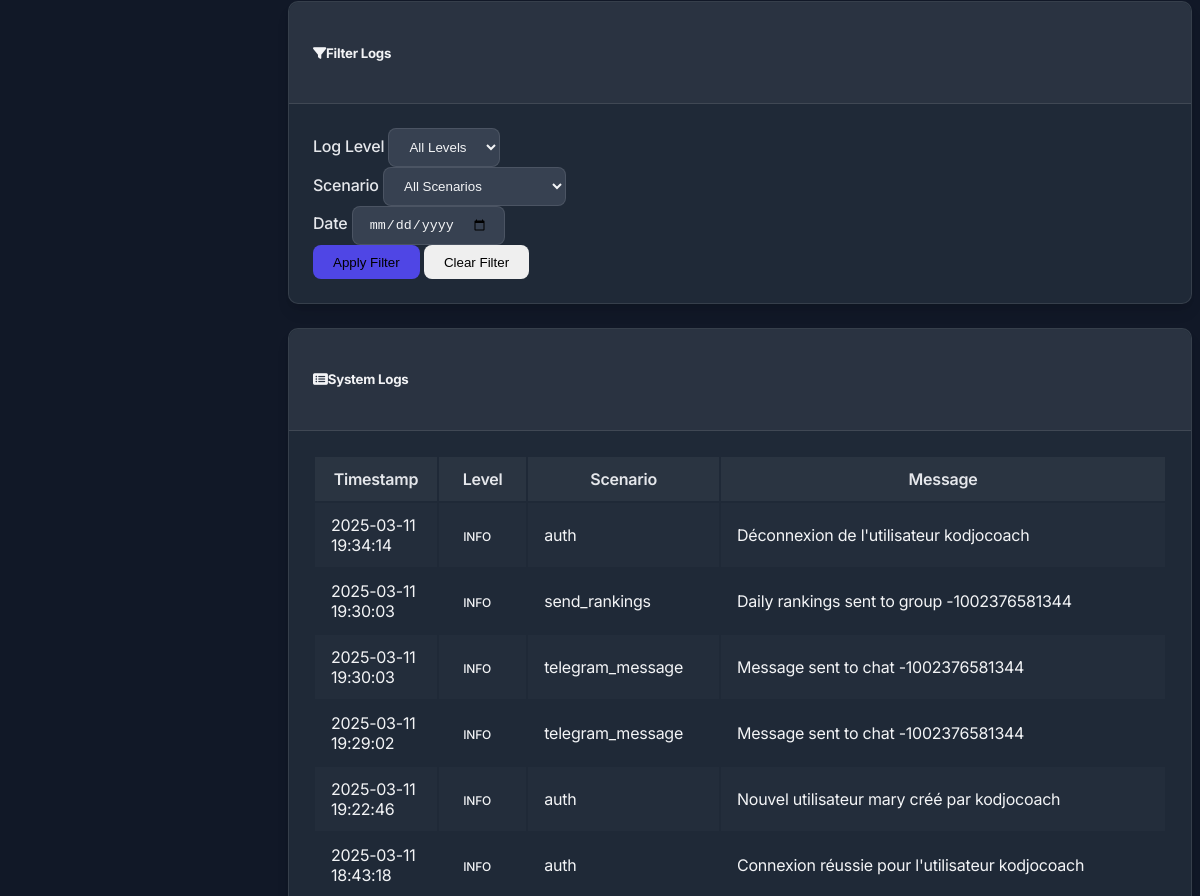
The page /logs (signed in, middle part) on the database as committed earlier.
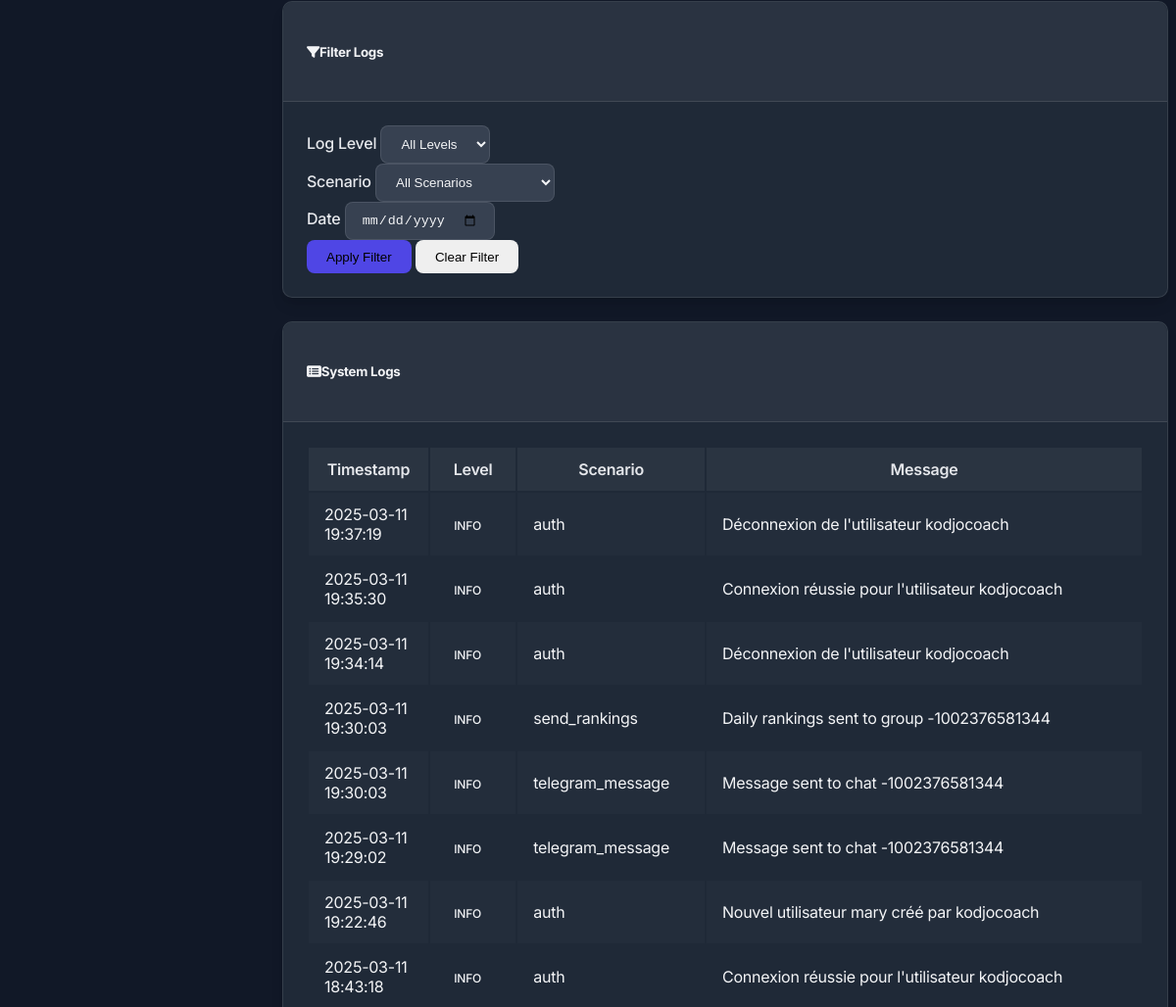
The same page on the database as committed later.
### models.py (models this page shows, shortened)
class Log(db.Model):
    id = db.Column(db.Integer, primary_key=True)
    level = db.Column(db.String(20), nullable=False)  # INFO, WARNING, ERROR
    scenario = db.Column(db.String(100), nullable=True)  # Which scenario the log is related to
    message = db.Column(db.Text, nullable=False)
    timestamp = db.Column(db.DateTime, default=datetime.utcnow)

### routes.py (the view)
    @app.route('/logs')
    @login_required
    def logs():
        all_logs = Log.query.order_by(Log.timestamp.desc()).all()
        return render_template('logs.html', logs=all_logs)

### app.py (called while the page is built)
@login_manager.user_loader
def load_user(user_id):
    from models import User
    return User.query.get(int(user_id))

### templates/logs.html (shortened to what this page needs)
{% extends 'layout.html' %}
{% block content %}
<div class="card mb-4">
    <div class="card-header bg-secondary text-white">
        <h5 class="mb-0"><i class="fas fa-filter me-2"></i>Filter Logs</h5>
    </div>
    <div class="card-body">
        <form id="filterForm" class="row g-3">
            <div class="col-md-4">
                <label for="level-filter" class="form-label">Log Level</label>
                <select id="level-filter" class="form-select">
                    <option value="all">All Levels</option>
                </select>
            </div>
            <div class="col-md-4">
                <label for="scenario-filter" class="form-label">Scenario</label>
                <select id="scenario-filter" class="form-select">
                    <option value="all">All Scenarios</option>
                </select>
            </div>
            <div class="col-md-4">
                <label for="date-filter" class="form-label">Date</label>
                <input type="date" id="date-filter" class="form-control">
            </div>
            <div class="col-12 text-end">
                <button type="button" id="apply-filter" class="btn btn-primary">Apply Filter</button>
                <button type="button" id="clear-filter" class="btn btn-secondary">Clear Filter</button>
            </div>
        </form>
    </div>
</div>
<div class="card">
    <div class="card-header bg-info text-white">
        <h5 class="mb-0"><i class="fas fa-list-alt me-2"></i>System Logs</h5>
    </div>
    <div class="card-body">
        {% if logs %}
        <div class="table-responsive">
            <table class="table table-striped table-hover" id="logs-table">
                <thead>
                    <tr>
                        <th>Timestamp</th>
                        <th>Level</th>
                        <th>Scenario</th>
                        <th>Message</th>
                    </tr>
                </thead>
                <tbody>
                    {% for log in logs %}
                    <tr class="log-row"
                        data-level="{{ log.level }}"
                        data-scenario="{{ log.scenario }}"
                        data-date="{{ log.timestamp.strftime('%Y-%m-%d') }}">
                        <td>{{ log.timestamp.strftime('%Y-%m-%d %H:%M:%S') }}</td>
                        <td>
                            {% if log.level == 'INFO' %}
                                <span class="badge bg-info text-dark">INFO</span>
                            {% elif log.level == 'WARNING' %}
                                <span class="badge bg-warning text-dark">WARNING</span>
                            {% elif log.level == 'ERROR' %}
                                <span class="badge bg-danger">ERROR</span>
                            {% endif %}
                        </td>
                        <td>{{ log.scenario or 'System' }}</td>
                        <td>{{ log.message }}</td>
                    </tr>
                    {% endfor %}
                </tbody>
            </table>
        </div>
        {% else %}
        <div class="alert alert-info">No logs available.</div>
        {% endif %}
    </div>
</div>
{% endblock %}

### templates/layout.html (shortened to what this page needs)
<!DOCTYPE html>
<html lang="en" data-bs-theme="dark">
<head>
    <link href="https://cdn.replit.com/agent/bootstrap-agent-dark-theme.min.css" rel="stylesheet">
    <link rel="stylesheet" href="https://cdnjs.cloudflare.com/ajax/libs/font-awesome/6.4.0/css/all.min.css">
    <link rel="stylesheet" href="{{ url_for('static', filename='css/custom.css') }}">
</head>
<body>
    <div class="d-flex flex-column min-vh-100">
        <div class="d-flex flex-grow-1">
            <main class="flex-grow-1 pt-4 pb-5 {% if current_user.is_authenticated %}content-with-sidebar{% endif %}">
                <div class="container-fluid px-4 pb-5">
                    {% block content %}{% endblock %}
                </div>
            </main>
        </div>
    </div>
</body>
</html>

### static/css/custom.css (style rules this page uses)
:root { --sidebar-width: 280px; --navbar-height: 60px; --card-border-radius: 10px; --btn-border-radius: 8px; --animation-duration: 0.2s; --body-bg: #111827; --body-color: #f3f4f6; --card-bg: #1f2937; --sidebar-bg: #1f2937; --border-color: rgba(255, 255, 255, 0.1); --input-bg: #374151; --input-color: #f3f4f6; --input-border: rgba(255, 255, 255, 0.1); --hover-bg: rgba(255, 255, 255, 0.05); --table-stripe-bg: rgba(255, 255, 255, 0.02); --table-hover-bg: rgba(255, 255, 255, 0.04); --progress-bg: #374151; --modal-bg: #1f2937; --dropdown-bg: #1f2937; --active-nav-bg: #4f46e5; --nav-link-color: #9ca3af; --muted-color: #9ca3af; --heading-color: #e5e7eb; --btn-link-color: #e5e7eb; }
body { min-height: 100vh; font-family: 'Inter', sans-serif; font-weight: 400; letter-spacing: -0.015em; background-color: var(--body-bg); color: var(--body-color); transition: background-color var(--animation-duration), color var(--animation-duration); }
.content-with-sidebar { margin-left: 0; }
@media (min-width: 992px) { .content-with-sidebar { margin-left: var(--sidebar-width); } }
.card { border-radius: var(--card-border-radius); border: 1px solid var(--border-color); background-color: var(--card-bg); margin-bottom: 1.5rem; box-shadow: 0 10px 15px -3px rgba(0, 0, 0, 0.1), 0 4px 6px -2px rgba(0, 0, 0, 0.05); transition: transform var(--animation-duration), box-shadow var(--animation-duration), background-color var(--animation-duration), border-color var(--animation-duration); }
.card-header { background-color: var(--hover-bg); border-bottom: 1px solid var(--border-color); border-top-left-radius: var(--card-border-radius) !important; border-top-right-radius: var(--card-border-radius) !important; padding: 1.25rem 1.5rem; font-weight: 600; transition: background-color var(--animation-duration), border-color var(--animation-duration); }
.card-body { padding: 1.5rem; }
.btn { border-radius: var(--btn-border-radius); padding: 0.6rem 1.25rem; font-weight: 500; transition: all var(--animation-duration); border: none; }
.btn-primary { background-color: #4f46e5; border-color: #4f46e5; }
.table { border-color: var(--border-color); color: var(--body-color); transition: border-color var(--animation-duration), color var(--animation-duration); }
.table th { background-color: var(--hover-bg); font-weight: 600; color: var(--heading-color); border-bottom-width: 1px; padding: 0.75rem 1rem; transition: background-color var(--animation-duration), color var(--animation-duration); }
.table td { padding: 0.75rem 1rem; border-color: var(--border-color); transition: border-color var(--animation-duration); }
.table-striped > tbody > tr:nth-of-type(odd) { background-color: var(--table-stripe-bg); transition: background-color var(--animation-duration); }
.badge { font-weight: 500; padding: 0.4em 0.7em; border-radius: 6px; font-size: 0.75rem; }
.form-control, .form-select { border-radius: 8px; padding: 0.625rem 1rem; background-color: var(--input-bg); border: 1px solid var(--input-border); color: var(--input-color); transition: border-color var(--animation-duration), box-shadow var(--animation-duration), background-color var(--animation-duration), color var(--animation-duration); }
.form-label { font-weight: 500; margin-bottom: 0.5rem; color: var(--heading-color); transition: color var(--animation-duration); }

Rows that differ between the two databases and show on the page:
added Log: timestamp "2025-03-11 19:37:19", level "INFO", scenario "auth", message "Déconnexion de l'utilisateur kodjocoach"
added Log: timestamp "2025-03-11 19:35:30", level "INFO", scenario "auth", message "Connexion réussie pour l'utilisateur kodjocoach"
